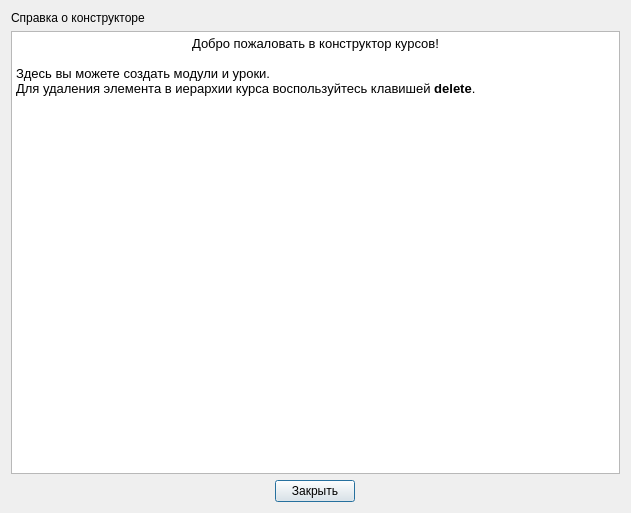
<?xml version="1.0" encoding="UTF-8"?>
<ui version="4.0">
 <class>Dialog</class>
 <widget class="QDialog" name="Dialog">
  <property name="geometry">
   <rect>
    <x>0</x>
    <y>0</y>
    <width>631</width>
    <height>513</height>
   </rect>
  </property>
  <property name="windowTitle">
   <string>Справка</string>
  </property>
  <layout class="QHBoxLayout" name="horizontalLayout">
   <item>
    <layout class="QVBoxLayout" name="verticalLayout">
     <item>
      <widget class="QLabel" name="label">
       <property name="text">
        <string>Справка о конструкторе</string>
       </property>
      </widget>
     </item>
     <item>
      <widget class="QTextEdit" name="TE_reference">
       <property name="html">
        <string>&lt;!DOCTYPE HTML PUBLIC &quot;-//W3C//DTD HTML 4.0//EN&quot; &quot;http://www.w3.org/TR/REC-html40/strict.dtd&quot;&gt;
&lt;html&gt;&lt;head&gt;&lt;meta name=&quot;qrichtext&quot; content=&quot;1&quot; /&gt;&lt;meta charset=&quot;utf-8&quot; /&gt;&lt;style type=&quot;text/css&quot;&gt;
p, li { white-space: pre-wrap; }
hr { height: 1px; border-width: 0; }
li.unchecked::marker { content: &quot;\2610&quot;; }
li.checked::marker { content: &quot;\2612&quot;; }
&lt;/style&gt;&lt;/head&gt;&lt;body style=&quot; font-family:'Ubuntu Sans'; font-size:10pt; font-weight:400; font-style:normal;&quot;&gt;
&lt;p align=&quot;center&quot; style=&quot; margin-top:0px; margin-bottom:0px; margin-left:0px; margin-right:0px; -qt-block-indent:0; text-indent:0px;&quot;&gt;Добро пожаловать в конструктор курсов!&lt;/p&gt;
&lt;p style=&quot;-qt-paragraph-type:empty; margin-top:0px; margin-bottom:0px; margin-left:0px; margin-right:0px; -qt-block-indent:0; text-indent:0px;&quot;&gt;&lt;br /&gt;&lt;/p&gt;
&lt;p style=&quot; margin-top:0px; margin-bottom:0px; margin-left:0px; margin-right:0px; -qt-block-indent:0; text-indent:0px;&quot;&gt;Здесь вы можете создать модули и уроки.&lt;/p&gt;
&lt;p style=&quot; margin-top:0px; margin-bottom:0px; margin-left:0px; margin-right:0px; -qt-block-indent:0; text-indent:0px;&quot;&gt;Для удаления элемента в иерархии курса воспользуйтесь клавишей &lt;span style=&quot; font-weight:700;&quot;&gt;delete&lt;/span&gt;.&lt;/p&gt;
&lt;p style=&quot;-qt-paragraph-type:empty; margin-top:0px; margin-bottom:0px; margin-left:0px; margin-right:0px; -qt-block-indent:0; text-indent:0px;&quot;&gt;&lt;br /&gt;&lt;/p&gt;&lt;/body&gt;&lt;/html&gt;</string>
       </property>
      </widget>
     </item>
     <item>
      <layout class="QHBoxLayout" name="horizontalLayout_2">
       <property name="topMargin">
        <number>0</number>
       </property>
       <item>
        <widget class="QPushButton" name="btn_close_ref">
         <property name="sizePolicy">
          <sizepolicy hsizetype="Maximum" vsizetype="Maximum">
           <horstretch>0</horstretch>
           <verstretch>0</verstretch>
          </sizepolicy>
         </property>
         <property name="layoutDirection">
          <enum>Qt::LeftToRight</enum>
         </property>
         <property name="text">
          <string>Закрыть</string>
         </property>
         <property name="default">
          <bool>true</bool>
         </property>
        </widget>
       </item>
      </layout>
     </item>
    </layout>
   </item>
  </layout>
 </widget>
 <resources/>
 <connections/>
</ui>
